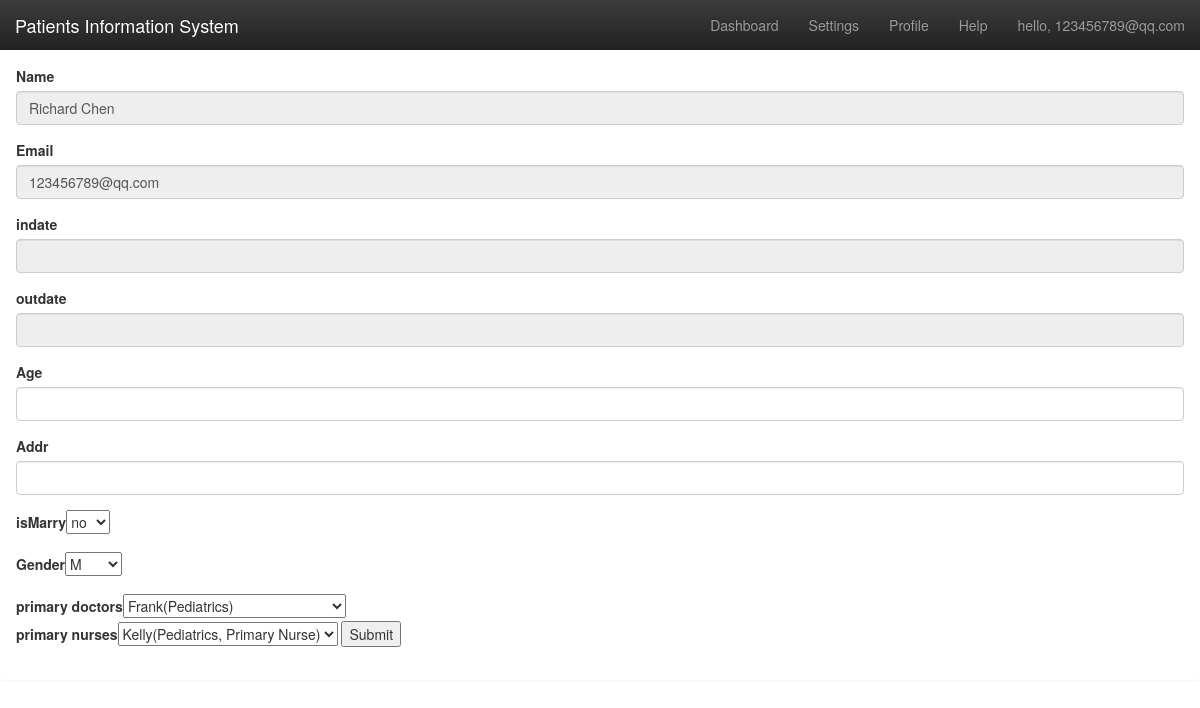
The page /fill_patients_infor.php (signed in) on the database its author committed.
### tables this page shows
CREATE TABLE `tb_patients` (
  `PID` int(11) NOT NULL AUTO_INCREMENT,
  `Married` tinyint(1) DEFAULT NULL,
  `age` int(11) DEFAULT NULL,
  `name` varchar(45) DEFAULT NULL,
  `outdate` date DEFAULT NULL,
  `indate` date DEFAULT NULL,
  `addr` varchar(45) DEFAULT NULL,
  `gender` tinyint(4) DEFAULT NULL,
  `Did` int(11) DEFAULT NULL,
  `Nid` int(11) DEFAULT NULL,
  `email` varchar(30) NOT NULL,
  `is_recovered` tinyint(1) DEFAULT '0',
  `password` varchar(30) DEFAULT NULL,
  `specname` varchar(30) DEFAULT NULL,
  PRIMARY KEY (`PID`),
  UNIQUE KEY `PID_UNIQUE` (`PID`),
  UNIQUE KEY `email_UNIQUE` (`email`),
  KEY `Did_idx` (`Did`),
  KEY `Nid_idx` (`Nid`),
  KEY `foreign1_pa_idx` (`specname`),
  KEY `email` (`email`),
  CONSTRAINT `Did` FOREIGN KEY (`Did`) REFERENCES `tb_doctors` (`Did`) ON DELETE NO ACTION ON UPDATE NO ACTION,
  CONSTRAINT `Nid` FOREIGN KEY (`Nid`) REFERENCES `tb_nurses` (`Nid`) ON DELETE NO ACTION ON UPDATE NO ACTION,
  CONSTRAINT `foreign1_pa` FOREIGN KEY (`specname`) REFERENCES `specialty` (`Specname`) ON DELETE NO ACTION ON UPDATE NO ACTION
);

### fill_patients_infor.php (the view, shortened to what this page needs)
<html>
    <link href="bootstrap-3.3.5-dist/css/bootstrap.min.css" rel="stylesheet">
    <link href="bootstrap-3.3.5-dist/css/bootstrap-theme.min.css" rel="stylesheet">
    <link href="mycss/theme.css" rel="stylesheet">
    <link href="mycss/dashboard.css" rel="stylesheet">
	<link rel="stylesheet" href="mycss/jquery-ui.css">
	<?php
		$serverName = "573dc08a9d3d2.bj.cdb.myqcloud.com";
		$serverPort = "14376";
		$password = "patient+infor";
		$username = "root";
		$db_name = "test";
		$conn = new mysqli($serverName, $username, $password, $db_name, $serverPort);
	?>
<body>
	<nav class="navbar navbar-inverse navbar-fixed-top">
      <div class="container-fluid">
        <div class="navbar-header">
          <a class="navbar-brand" href="patientsMain.php">Patients Information System</a>
        </div>
        <div id="navbar" class="navbar-collapse collapse">
          <ul class="nav navbar-nav navbar-right">
            <li><a href="#">Dashboard</a></li>
            <li><a href="#">Settings</a></li>
            <li><a href="#">Profile</a></li>
            <li><a href="#">Help</a></li>
			<li>
				<a href="#">
				<?php
					if (isset($_SESSION['email']))
				      {
							echo "hello, ". $_SESSION['email'];
					  }
					  else
					  {
							echo "hello, Guest";
					  }
				?>
				</a>
			</li>
          </ul>
        </div>
      </div>
    </nav>
	<div class="panel panel-blue margin-bottom-40">
		<div class="panel-body">
			<form class="margin-bottom-40" role="form" action="<?php echo $_SERVER['PHP_SELF']?>" method="post">
				<?php
					$sql = "SELECT * FROM tb_patients WHERE tb_patients.email = '$_SESSION[email]'";
					$result = $conn->query($sql);
					if ($result->num_rows > 0)
					{
						$row = $result->fetch_assoc();
						echo "<div class='form-group'>";
						echo "<label for='patient_name'>Name</label>";
						echo "<input type='text' class='form-control' id='patient_name' value='$row[name]' readonly='readonly'>";
						echo "</div>";
						echo "<div class='form-group'>";
						echo "<label for='patient_email'>Email</label>";
						echo "<input type='text' class='form-control' id='patient_email' value='$row[email]' readonly='readonly'>";
						echo "</div>";
						echo "<div class='form-group'>";
						echo "<label for='patient_indate'>indate</label>";
						echo "<input type='text' id='patient_indate' name='patient_indate' class='form-control' value='$row[indate]' readonly='readonly'>";
						echo "</div>";
						echo "<div class='form-group'>";
						echo "<label for='patient_outdate'>outdate</label>";
						echo "<input type='text' id='patient_outdate' name='patient_outdate' class='form-control' value='$row[outdate]' readonly='readonly'>";
						echo "</div>";
						echo "<div class='form-group'>";
						echo "<label for='patient_age'>Age</label>";
						echo "<input type='text' class='form-control' id='patient_age' value='$row[age]' name='patient_age'>";
						echo "</div>";
						echo "<div class='form-group'>";
						echo "<label for='patient_addr'>Addr</label>";
						echo "<input type='text' class='form-control' id='patient_addr' value='$row[addr]' name='patient_addr'>";
						echo "</div>";
						echo "<div class='form-group'>";
						echo "<label for='isMarry'>isMarry</label>";
						echo "<select name='isMarry' id='isMarry' value='$row[Married]'>";
						if ($row['Married'] == 0)
						{
							echo "<option value='0' selected>no</option>";
						}
						else
						{
							echo "<option value='0'>no</option>";
							echo "<option value='1' selected>yes</option>";
						}
						echo "</select>"."</div>";
						echo "<div class='form-group'>";
						echo "<label for='gender'>Gender</label>";
						echo "<select name='gender' id='gender'>";
						if ($row['gender'] == 0)
						{
							echo "<option value='0' selected>M</option>";
						}
						echo "</select>"."</div>";
						$doctors_sql = "SELECT * FROM tb_doctors WHERE 1";
						$re = $conn->query($doctors_sql);
						if ($re->num_rows > 0)
						{
							echo "<div class='form-group'>";
							echo "<label for='docs'>primary doctors</label>";
							echo "<select name='docs' id='docs' value='$row[Did]'>";
							while($row_ = $re->fetch_assoc())
							{
								echo "<option value='$row_[Did]'>$row_[name]($row_[specname])</option>";
							}
							echo "</select>";
						}
						$nurses_sql = "SELECT * FROM tb_nurses WHERE 1";
						$re = $conn->query($nurses_sql);
						if ($re->num_rows > 0)
						{
							echo "<div class='form-group'>";
							echo "<label for='nurses'>primary nurses</label>";
							echo "<select name='nurses' id='nurses'>";
							while($row_ = $re->fetch_assoc())
							{
								echo "<option value='$row_[Nid]'>$row_[name]($row_[specname], $row_[pos])</option>";
							}
							echo "</select>";
						}
					}
				?>
				<button type="submit" class="btn-u btn-u-blue">Submit</button>
			</form>
		</div>
	</div>
</body>
</html>

### mycss/theme.css (style rules this page uses)
body { padding-top: 70px; padding-bottom: 30px; }

### mycss/dashboard.css (style rules this page uses)
body { padding-top: 50px; }
.navbar-fixed-top { border: 0; }

### rows shown on the page
tb_patients: name "Richard Chen", email "123456789@qq.com", isMarry "no", gender "M"

### other values the page prints
$_SESSION['email'] "123456789@qq.com"
form field docs "Frank(Pediatrics)"
form field nurses "Kelly(Pediatrics, Primary Nurse)"
